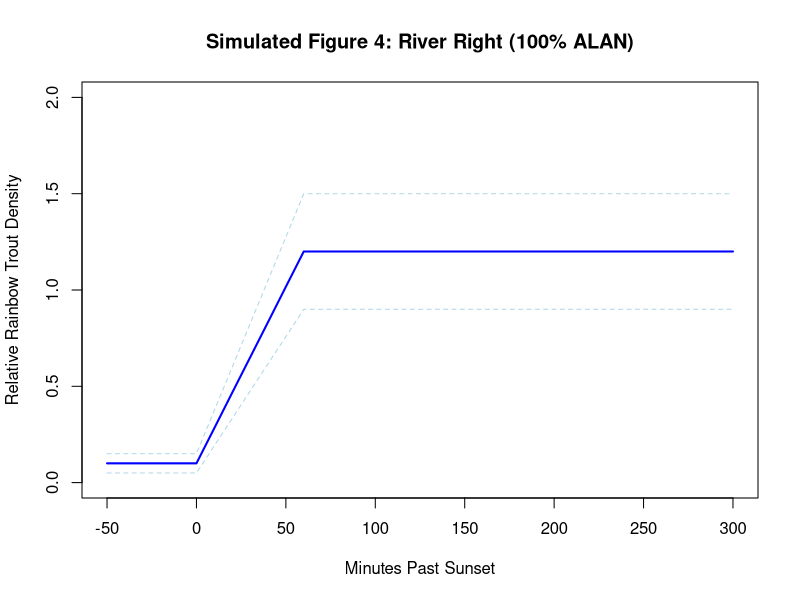

This chart was generated by the following R code:
# R script to simulate the segmented relationship from Figure 4
# (River Right, 100% ALAN intensity treatment)

# 1. Simulate x values (Minutes past sunset)
x_val <- seq(-50, 300, by = 10)

# 2. Simulate y values (Relative Rainbow Trout Density)
# Based on Figure 4: Breakpoint 1 at ~0 min, Breakpoint 2 at ~60 min
# Density starts near 0.1, rises exponentially to ~1.2 at 60 min, and stabilizes.
y_val <- ifelse(x_val < 0, 0.1,
         ifelse(x_val <= 60, 0.1 + (1.1 / 60) * x_val,
                1.2))

# 3. Add quantifiable uncertainty (95% CI spread estimated from figure)
# Confidence intervals are narrowest prior to sunset and widen after twilight.
ci_spread <- ifelse(x_val < 0, 0.05,
             ifelse(x_val <= 60, 0.05 + (0.25 / 60) * x_val,
                    0.3))

lower_limit <- pmax(0, y_val - ci_spread)
upper_limit <- y_val + ci_spread

# 4. Create dataframe following 'Extracted Data' metadata guidance
df <- data.frame(
  curve.id = rep("RR_100_ALAN", length(x_val)),
  stressor.label = rep("minutes_past_sunset", length(x_val)),
  stressor.x = x_val,
  units.x = rep("minutes", length(x_val)),
  response.label = rep("relative_rainbow_trout_density", length(x_val)),
  response.y = round(y_val, 3),
  units.y = rep("unitless", length(x_val)),
  stressor.value = rep("100_percent_intensity", length(x_val)),
  lower.limit = round(lower_limit, 3),
  upper.limit = round(upper_limit, 3),
  plot.type = rep("curve", length(x_val))
)

# 5. Save to a machine-readable CSV for the e-library
write.csv(df, "Nelson_2022_Fig4_Simulated.csv", row.names = FALSE)

# 6. Plot the simulated figure to verify
plot(df$stressor.x, df$response.y, type = "l", col = "blue", lwd = 2,
     ylim = c(0, 2), xlab = "Minutes Past Sunset",
     ylab = "Relative Rainbow Trout Density",
     main = "Simulated Figure 4: River Right (100% ALAN)")
lines(df$stressor.x, df$lower.limit, lty = 2, col = "lightblue")
lines(df$stressor.x, df$upper.limit, lty = 2, col = "lightblue")
